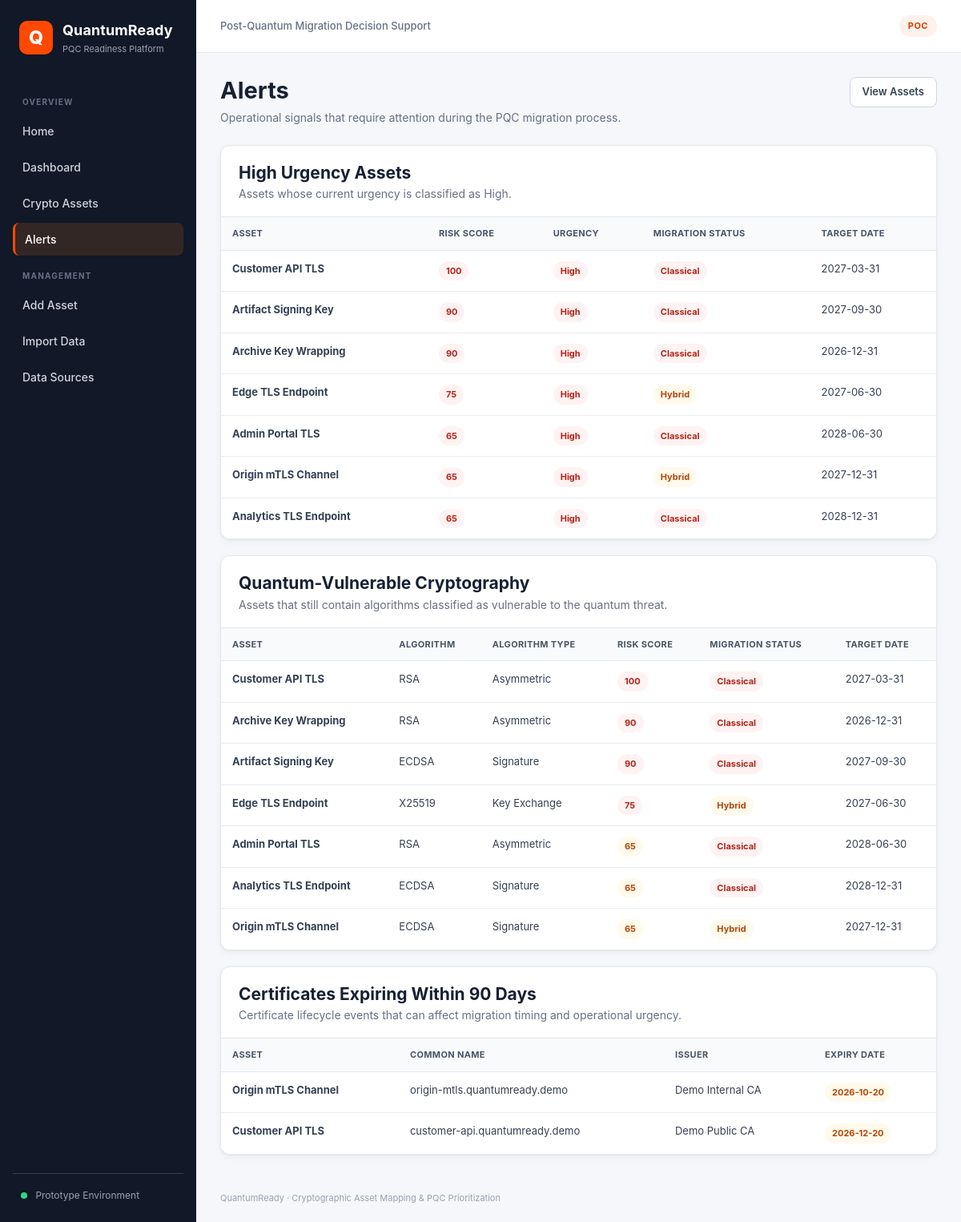
Screenshot of /alerts with the database file from the repository.
### tables this page shows
CREATE TABLE CryptoAssets (
        asset_id INTEGER PRIMARY KEY,
        system_id INTEGER NOT NULL,
        owner_id INTEGER NOT NULL,
        asset_name TEXT NOT NULL,
        asset_type TEXT,
        protocol TEXT,
        location TEXT,
        data_sensitivity TEXT,
        exposure TEXT,
        migration_status TEXT,
        target_date DATE,
        risk_score INTEGER,
        urgency TEXT,
        recommendation TEXT,
        input_method TEXT NOT NULL DEFAULT 'Organizational Import',

        FOREIGN KEY (system_id) REFERENCES Systems(system_id),
        FOREIGN KEY (owner_id) REFERENCES Owners(owner_id)
    );

CREATE TABLE Certificates (
        certificate_id INTEGER PRIMARY KEY,
        asset_id INTEGER NOT NULL,
        common_name TEXT,
        issuer TEXT,
        serial_number TEXT,
        valid_from DATE,
        expiry_date DATE,

        FOREIGN KEY (asset_id) REFERENCES CryptoAssets(asset_id)
    );

### app/routes.py (the view)
@main.route('/alerts')
def alerts():
    connection = get_db_connection()
    risk_engine.refresh_all_risks(
        connection
    )
    urgent_assets = connection.execute("""
        SELECT
            asset_id,
            asset_name,
            risk_score,
            urgency,
            migration_status,
            target_date

        FROM CryptoAssets

        WHERE urgency = 'High'

        ORDER BY risk_score DESC
    """).fetchall()
    vulnerable_assets = connection.execute("""
        SELECT DISTINCT
            ca.asset_id,
            ca.asset_name,
            ca.risk_score,
            ca.migration_status,
            ca.target_date,
            a.algorithm_name,
            a.algorithm_type

        FROM CryptoAssets ca

        JOIN AssetAlgorithms aa
            ON aa.asset_id = ca.asset_id

        JOIN Algorithms a
            ON a.algorithm_id = aa.algorithm_id

        WHERE LOWER(a.quantum_status) = 'vulnerable'

        ORDER BY
            ca.risk_score DESC,
            ca.asset_name,
            a.algorithm_name
    """).fetchall()
    expiring_certificates = connection.execute("""
        SELECT
            c.certificate_id,
            c.common_name,
            c.issuer,
            c.expiry_date,
            ca.asset_name

        FROM Certificates c

        JOIN CryptoAssets ca
            ON ca.asset_id = c.asset_id

        WHERE date(c.expiry_date)
            BETWEEN date('now')
            AND date('now', '+90 day')

        ORDER BY date(c.expiry_date)
    """).fetchall()
    connection.close()
    return render_template(
        'alerts.html',
        urgent_assets=urgent_assets,
        vulnerable_assets=vulnerable_assets,
        expiring_certificates=expiring_certificates
    )

### app/database.py (called while the page is built)
def get_db_connection():
    connection = sqlite3.connect(DB_PATH)
    connection.row_factory = sqlite3.Row
    connection.execute(
        "PRAGMA foreign_keys = ON"
    )
    return connection

### risk_engine.py (called while the page is built)
def derive_crypto_points(statuses):
    normalized = {
        str(status).strip().lower()
        for status in statuses
        if status
    }
    has_vulnerable = "vulnerable" in normalized
    has_post_quantum = "post-quantum" in normalized
    if has_vulnerable and has_post_quantum:
        return (
            15,
            "Hybrid cryptography includes classical and post-quantum components"
        )
    if has_vulnerable:
        return (
            40,
            "Quantum-vulnerable cryptography is still in use"
        )
    if has_post_quantum:
        return (
            0,
            "Post-quantum cryptography is in use"
        )
    return (
        20,
        "Cryptographic quantum status is unknown"
    )

def risk_level_from_score(score):
    if score >= 70:
        return "High"
    if score >= 40:
        return "Medium"
    return "Low"

def escalate(level):
    if level == "Low":
        return "Medium"
    if level == "Medium":
        return "High"
    return "High"

def days_until(date_text):
    if not date_text:
        return None
    try:
        target = datetime.strptime(
            date_text,
            "%Y-%m-%d"
        ).date()
        return (target - date.today()).days
    except ValueError:
        return None

def get_assets(connection):
    return connection.execute("""
        SELECT
            ca.asset_id,
            ca.asset_name,
            ca.data_sensitivity,
            ca.exposure,
            ca.migration_status,
            s.criticality
        FROM CryptoAssets ca
        JOIN Systems s
            ON s.system_id = ca.system_id
        ORDER BY ca.asset_id
    """).fetchall()

def get_algorithm_statuses(connection, asset_id):
    rows = connection.execute("""
        SELECT
            a.quantum_status
        FROM AssetAlgorithms aa
        JOIN Algorithms a
            ON a.algorithm_id = aa.algorithm_id
        WHERE aa.asset_id = ?
    """, (asset_id,)).fetchall()
    return [row[0] for row in rows]

def get_nearest_certificate_expiry(connection, asset_id):
    row = connection.execute("""
        SELECT MIN(expiry_date)
        FROM Certificates
        WHERE asset_id = ?
    """, (asset_id,)).fetchone()
    if row and row[0]:
        return row[0]
    return None

### app/templates/alerts.html (shortened to what this page needs)
{% extends "base.html" %}
{% block content %}
<div class="page-header">
    <div>
        <h1 class="page-title">Alerts</h1>
        <p class="page-subtitle">
            Operational signals that require attention during the PQC migration process.
        </p>
    </div>
    <a href="{{ url_for('main.assets') }}" class="btn btn-secondary">View Assets</a>
</div>
<div class="section-stack">
    <div class="table-card">
        <div class="card-header">
            <div>
                <h2>High Urgency Assets</h2>
                <p class="page-subtitle">Assets whose current urgency is classified as High.</p>
            </div>
        </div>
        <div class="table-wrap">
            <table>
                <thead>
                    <tr>
                        <th>Asset</th>
                        <th>Risk Score</th>
                        <th>Urgency</th>
                        <th>Migration Status</th>
                        <th>Target Date</th>
                    </tr>
                </thead>
                <tbody>
                    {% for asset in urgent_assets %}
                    <tr>
                        <td><strong>{{ asset.asset_name }}</strong></td>
                        <td><span class="badge badge-high">{{ asset.risk_score }}</span></td>
                        <td><span class="badge badge-high">{{ asset.urgency }}</span></td>
                        <td>
                            {% if asset.migration_status == 'Classical' %}
                                <span class="badge badge-classical">Classical</span>
                            {% elif asset.migration_status == 'Hybrid' %}
                                <span class="badge badge-hybrid">Hybrid</span>
                            {% else %}
                                <span class="badge badge-pqc">Post-Quantum</span>
                            {% endif %}
                        </td>
                        <td>{{ asset.target_date or 'Not Set' }}</td>
                    </tr>
                    {% else %}
                    <tr><td colspan="5" class="empty-state">No high urgency assets.</td></tr>
                    {% endfor %}
                </tbody>
            </table>
        </div>
    </div>
    <div class="table-card">
        <div class="card-header">
            <div>
                <h2>Quantum-Vulnerable Cryptography</h2>
                <p class="page-subtitle">
                    Assets that still contain algorithms classified as vulnerable to the quantum threat.
                </p>
            </div>
        </div>
        <div class="table-wrap">
            <table>
                <thead>
                    <tr>
                        <th>Asset</th>
                        <th>Algorithm</th>
                        <th>Algorithm Type</th>
                        <th>Risk Score</th>
                        <th>Migration Status</th>
                        <th>Target Date</th>
                    </tr>
                </thead>
                <tbody>
                    {% for asset in vulnerable_assets %}
                    <tr>
                        <td><strong>{{ asset.asset_name }}</strong></td>
                        <td>{{ asset.algorithm_name }}</td>
                        <td>{{ asset.algorithm_type }}</td>
                        <td>
                            {% if asset.risk_score >= 70 %}
                                <span class="badge badge-high">{{ asset.risk_score }}</span>
                            {% else %}
                                <span class="badge badge-medium">{{ asset.risk_score }}</span>
                            {% endif %}
                        </td>
                        <td>
                            {% if asset.migration_status == 'Classical' %}
                                <span class="badge badge-classical">Classical</span>
                            {% else %}
                                <span class="badge badge-hybrid">Hybrid</span>
                            {% endif %}
                        </td>
                        <td>{{ asset.target_date or 'Not Set' }}</td>
                    </tr>
                    {% else %}
                    <tr><td colspan="6" class="empty-state">No vulnerable algorithms detected.</td></tr>
                    {% endfor %}
                </tbody>
            </table>
        </div>
    </div>
    <div class="table-card">
        <div class="card-header">
            <div>
                <h2>Certificates Expiring Within 90 Days</h2>
                <p class="page-subtitle">
                    Certificate lifecycle events that can affect migration timing and operational urgency.
                </p>
            </div>
        </div>
        <div class="table-wrap">
            <table>
                <thead>
                    <tr>
                        <th>Asset</th>
                        <th>Common Name</th>
                        <th>Issuer</th>
                        <th>Expiry Date</th>
                    </tr>
                </thead>
                <tbody>
                    {% for certificate in expiring_certificates %}
                    <tr>
                        <td><strong>{{ certificate.asset_name }}</strong></td>
                        <td>{{ certificate.common_name }}</td>
                        <td>{{ certificate.issuer }}</td>
                        <td><span class="badge badge-medium">{{ certificate.expiry_date }}</span></td>
                    </tr>
                    {% else %}
                    <tr><td colspan="4" class="empty-state">No certificates expire within 90 days.</td></tr>
                    {% endfor %}
                </tbody>
            </table>
        </div>
    </div>
</div>
{% endblock %}

### app/static/style.css (style rules this page uses)
:root { --bg: #f5f7fb; --surface: #ffffff; --surface-soft: #f9fafb; --sidebar: #111827; --sidebar-soft: #1f2937; --text: #172033; --text-soft: #475467; --muted: #667085; --border: #e4e7ec; --accent: #ff4801; --accent-dark: #dd3d00; --accent-soft: #fff1eb; --danger: #b42318; --danger-soft: #fef3f2; --warning: #b54708; --warning-soft: #fffaeb; --success: #027a48; --success-soft: #ecfdf3; --info: #175cd3; --info-soft: #eff8ff; --shadow: 0 1px 2px rgba(16, 24, 40, 0.04), 0 3px 8px rgba(16, 24, 40, 0.05); }
* { box-sizing: border-box; }
html { min-height: 100%; }
body { margin: 0; min-height: 100vh; font-family: Inter, "Segoe UI", Arial, sans-serif; background: var(--bg); color: var(--text); font-size: 15px; line-height: 1.5; }
a { color: var(--info); }
h1, h2, h3 { margin-top: 0; color: var(--text); }
h1 { font-size: 30px; line-height: 1.2; }
h2 { font-size: 21px; }
p { color: var(--text-soft); }
.page-header { display: flex; justify-content: space-between; align-items: flex-start; gap: 20px; margin-bottom: 24px; }
.page-title { margin-bottom: 5px; font-size: 29px; font-weight: 700; }
.page-subtitle { margin: 0; color: var(--muted); font-size: 14px; }
.card-header { display: flex; justify-content: space-between; align-items: center; padding: 18px 22px; border-bottom: 1px solid var(--border); }
.card-header h2, .card-header h3 { margin: 0; }
.table-card { background: var(--surface); border: 1px solid var(--border); border-radius: 12px; box-shadow: var(--shadow); overflow: hidden; }
.table-wrap { width: 100%; overflow-x: auto; }
table { width: 100%; border-collapse: collapse; background: white; font-size: 13px; }
th { padding: 12px 14px; text-align: left; white-space: nowrap; background: var(--surface-soft); color: #475467; font-size: 11px; font-weight: 700; text-transform: uppercase; letter-spacing: 0.35px; border-bottom: 1px solid var(--border); }
td { padding: 13px 14px; vertical-align: top; border-bottom: 1px solid #eaecf0; color: #344054; }
tr:last-child td { border-bottom: none; }
.badge { display: inline-flex; align-items: center; padding: 4px 9px; border-radius: 999px; font-size: 11px; font-weight: 700; white-space: nowrap; }
.badge-high { background: var(--danger-soft); color: var(--danger); }
.badge-medium { background: var(--warning-soft); color: var(--warning); }
.badge-classical { background: var(--danger-soft); color: var(--danger); }
.badge-hybrid { background: var(--warning-soft); color: var(--warning); }
.btn { display: inline-flex; align-items: center; justify-content: center; min-height: 38px; padding: 8px 15px; border: 1px solid transparent; border-radius: 8px; font-family: inherit; font-size: 13px; font-weight: 600; text-decoration: none; cursor: pointer; }
.btn-secondary { background: #ffffff; color: #344054; border-color: #d0d5dd; }
.section-stack { display: flex; flex-direction: column; gap: 20px; }

### rows the page displays
CryptoAssets: asset_name "Customer API TLS", risk_score "100", urgency "High", migration_status "Classical", target_date "2027-03-31", algorithm_name "RSA", algorithm_type "Asymmetric"
CryptoAssets: asset_name "Artifact Signing Key", risk_score "90", urgency "High", migration_status "Classical", target_date "2027-09-30", algorithm_name "ECDSA", algorithm_type "Signature"
CryptoAssets: asset_name "Archive Key Wrapping", risk_score "90", urgency "High", migration_status "Classical", target_date "2026-12-31", algorithm_name "RSA", algorithm_type "Asymmetric"
CryptoAssets: asset_name "Edge TLS Endpoint", risk_score "75", urgency "High", migration_status "Hybrid", target_date "2027-06-30", algorithm_name "X25519", algorithm_type "Key Exchange"
CryptoAssets: asset_name "Admin Portal TLS", risk_score "65", urgency "High", migration_status "Classical", target_date "2028-06-30", algorithm_name "RSA", algorithm_type "Asymmetric"
CryptoAssets: asset_name "Origin mTLS Channel", risk_score "65", urgency "High", migration_status "Hybrid", target_date "2027-12-31", algorithm_name "ECDSA", algorithm_type "Signature"
CryptoAssets: asset_name "Analytics TLS Endpoint", risk_score "65", urgency "High", migration_status "Classical", target_date "2028-12-31", algorithm_name "ECDSA", algorithm_type "Signature"
Certificates: asset_name "Origin mTLS Channel", common_name "origin-mtls.quantumready.demo", issuer "Demo Internal CA", expiry_date "2026-10-20"
Certificates: asset_name "Customer API TLS", common_name "customer-api.quantumready.demo", issuer "Demo Public CA", expiry_date "2026-12-20"
